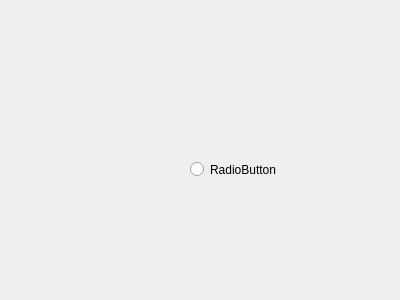
<?xml version="1.0" encoding="UTF-8"?>
<ui version="4.0">
 <class>Form</class>
 <widget class="QWidget" name="Form">
  <property name="geometry">
   <rect>
    <x>0</x>
    <y>0</y>
    <width>400</width>
    <height>300</height>
   </rect>
  </property>
  <property name="windowTitle">
   <string>Form</string>
  </property>
  <widget class="QRadioButton" name="radioButton">
   <property name="geometry">
    <rect>
     <x>190</x>
     <y>160</y>
     <width>99</width>
     <height>19</height>
    </rect>
   </property>
   <property name="text">
    <string>RadioButton</string>
   </property>
  </widget>
 </widget>
 <resources/>
 <connections/>
</ui>
